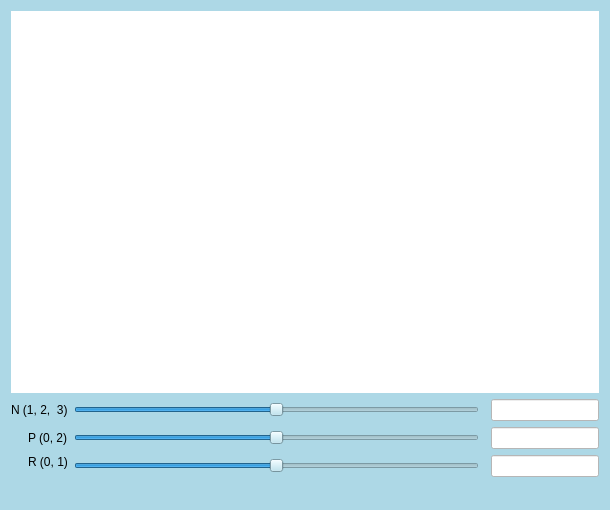
<?xml version="1.0" encoding="UTF-8"?>
<ui version="4.0">
 <class>MainWindow</class>
 <widget class="QMainWindow" name="MainWindow">
  <property name="geometry">
   <rect>
    <x>0</x>
    <y>0</y>
    <width>610</width>
    <height>510</height>
   </rect>
  </property>
  <property name="windowTitle">
   <string>MainWindow</string>
  </property>
  <property name="styleSheet">
   <string notr="true">background-color: lightblue;</string>
  </property>
  <widget class="QWidget" name="centralWidget">
   <layout class="QGridLayout" name="gridLayout">
    <item row="2" column="0" alignment="Qt::AlignRight">
     <widget class="QLabel" name="label_2">
      <property name="text">
       <string>N (1, 2,  3)</string>
      </property>
     </widget>
    </item>
    <item row="5" column="0" alignment="Qt::AlignRight|Qt::AlignTop">
     <widget class="QLabel" name="label_3">
      <property name="text">
       <string>R (0, 1)</string>
      </property>
     </widget>
    </item>
    <item row="5" column="3" alignment="Qt::AlignRight">
     <widget class="QLineEdit" name="rValLine">
      <property name="styleSheet">
       <string notr="true">background-color: white;</string>
      </property>
     </widget>
    </item>
    <item row="0" column="0" colspan="4">
     <widget class="QCustomPlot" name="widget" native="true">
      <property name="styleSheet">
       <string notr="true">background-color: white;</string>
      </property>
     </widget>
    </item>
    <item row="5" column="1">
     <widget class="QSlider" name="rValSlider">
      <property name="cursor">
       <cursorShape>ClosedHandCursor</cursorShape>
      </property>
      <property name="styleSheet">
       <string notr="true"/>
      </property>
      <property name="minimum">
       <number>1</number>
      </property>
      <property name="maximum">
       <number>19</number>
      </property>
      <property name="sliderPosition">
       <number>10</number>
      </property>
      <property name="orientation">
       <enum>Qt::Horizontal</enum>
      </property>
     </widget>
    </item>
    <item row="3" column="0" alignment="Qt::AlignRight">
     <widget class="QLabel" name="label">
      <property name="text">
       <string>P (0, 2)</string>
      </property>
     </widget>
    </item>
    <item row="3" column="3" alignment="Qt::AlignRight">
     <widget class="QLineEdit" name="pValLine">
      <property name="styleSheet">
       <string notr="true">background-color: white;</string>
      </property>
     </widget>
    </item>
    <item row="2" column="3" alignment="Qt::AlignRight">
     <widget class="QLineEdit" name="nValLine">
      <property name="styleSheet">
       <string notr="true">background-color: white;</string>
      </property>
     </widget>
    </item>
    <item row="3" column="1">
     <widget class="QSlider" name="pValSlider">
      <property name="cursor">
       <cursorShape>ClosedHandCursor</cursorShape>
      </property>
      <property name="minimum">
       <number>1</number>
      </property>
      <property name="maximum">
       <number>39</number>
      </property>
      <property name="sliderPosition">
       <number>20</number>
      </property>
      <property name="orientation">
       <enum>Qt::Horizontal</enum>
      </property>
     </widget>
    </item>
    <item row="2" column="1">
     <widget class="QSlider" name="nValSlider">
      <property name="cursor">
       <cursorShape>ClosedHandCursor</cursorShape>
      </property>
      <property name="toolTipDuration">
       <number>-4</number>
      </property>
      <property name="minimum">
       <number>1</number>
      </property>
      <property name="maximum">
       <number>3</number>
      </property>
      <property name="pageStep">
       <number>3</number>
      </property>
      <property name="sliderPosition">
       <number>2</number>
      </property>
      <property name="orientation">
       <enum>Qt::Horizontal</enum>
      </property>
     </widget>
    </item>
   </layout>
  </widget>
  <widget class="QStatusBar" name="statusBar"/>
 </widget>
 <layoutdefault spacing="6" margin="11"/>
 <customwidgets>
  <customwidget>
   <class>QCustomPlot</class>
   <extends>QWidget</extends>
   <header>lib/qcustomplot.h</header>
   <container>1</container>
  </customwidget>
 </customwidgets>
 <resources/>
 <connections/>
</ui>
